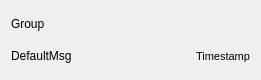
<?xml version="1.0" encoding="UTF-8"?>
<ui version="4.0">
 <class>GroupWidget</class>
 <widget class="QWidget" name="GroupWidget">
  <property name="geometry">
   <rect>
    <x>0</x>
    <y>0</y>
    <width>261</width>
    <height>80</height>
   </rect>
  </property>
  <property name="windowTitle">
   <string>Form</string>
  </property>
  <layout class="QVBoxLayout" name="verticalLayout_2">
   <item>
    <layout class="QVBoxLayout" name="verticalLayout">
     <item>
      <widget class="QLabel" name="groupTitleLabel">
       <property name="text">
        <string>Group</string>
       </property>
      </widget>
     </item>
     <item>
      <layout class="QHBoxLayout" name="horizontalLayout" stretch="5,1">
       <item>
        <widget class="QLabel" name="lastMessageLabel">
         <property name="text">
          <string>DefaultMsg</string>
         </property>
        </widget>
       </item>
       <item>
        <widget class="QLabel" name="timestampLabel">
         <property name="font">
          <font>
           <pointsize>8</pointsize>
          </font>
         </property>
         <property name="text">
          <string>Timestamp</string>
         </property>
        </widget>
       </item>
      </layout>
     </item>
    </layout>
   </item>
  </layout>
 </widget>
 <resources/>
 <connections/>
</ui>
